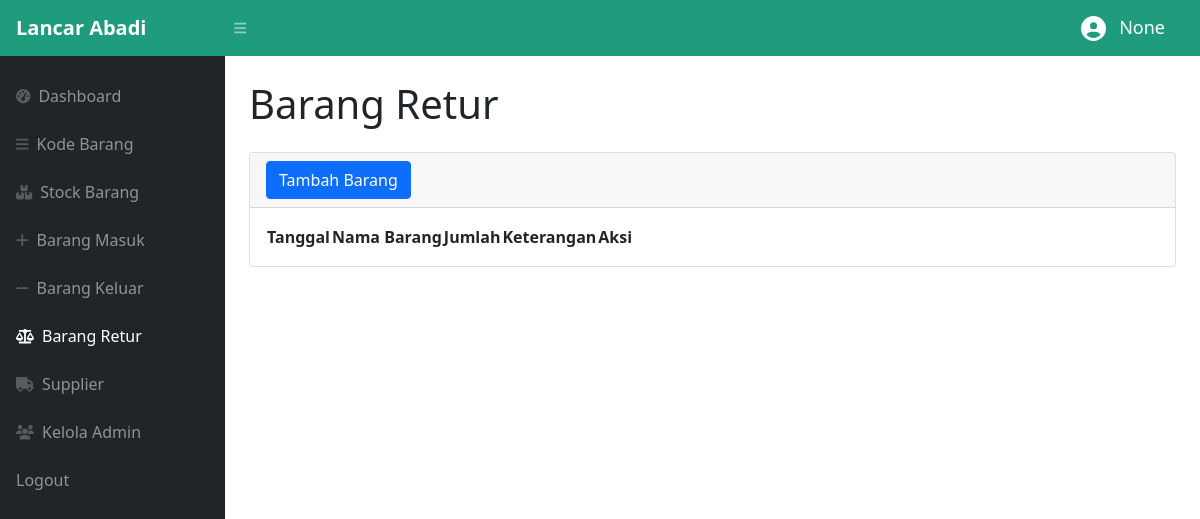
The app's page /superAdmin/retur.php (signed in), older data.
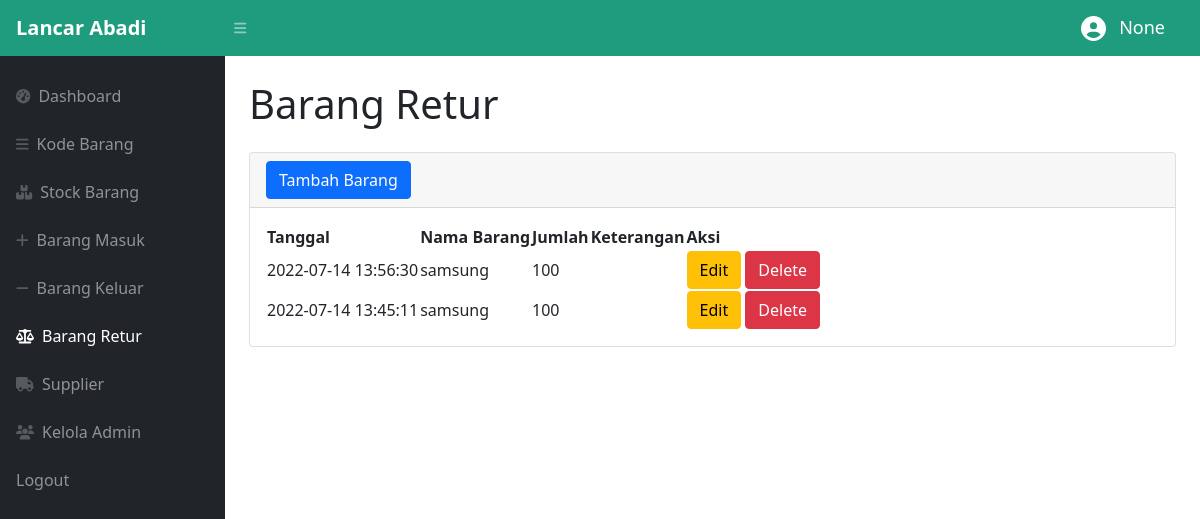
The same page, newer data.
### tables this page shows
CREATE TABLE `retur` (
  `idretur` int(11) NOT NULL,
  `idbarang` int(11) NOT NULL,
  `tanggal` timestamp NOT NULL DEFAULT CURRENT_TIMESTAMP,
  `penerima` varchar(25) NOT NULL,
  `qty` int(11) NOT NULL
);

CREATE TABLE `stock` (
  `idbarang` int(11) NOT NULL,
  `namabarang` varchar(25) NOT NULL,
  `deskripsi` varchar(50) NOT NULL,
  `stock` int(11) NOT NULL,
  `image` varchar(99) DEFAULT NULL
);

### superAdmin/retur.php (the view, shortened to what the changed rows need)
<?php
require '../function.php';
?>
<!DOCTYPE html>
<html lang="en">
<head>
    <link href="https://cdn.jsdelivr.net/npm/simple-datatables@latest/dist/style.css" rel="stylesheet" />
    <link href="../css/styles.css" rel="stylesheet" />
</head>
<body class="sb-nav-fixed">
    <div id="layoutSidenav">
        <div id="layoutSidenav_content">
            <main>
                <div class="container-fluid px-4">
                    <h1 class="mt-4 mb-4">Barang Retur</h1>
                    <div class="card mb-4">
                        <div class="card-body">
                            <table id="datatablesSimple">
                                <thead>
                                    <tr>
                                        <th>Tanggal</th>
                                        <th>Nama Barang</th>
                                        <th>Jumlah</th>
                                        <th>Keterangan</th>
                                        <th>Aksi</th>
                                    </tr>
                                </thead>
                                <tbody>
                                    <?php
                                    $ambilsemuadatastock = mysqli_query($conn, "select * from retur r,stock s where s.idbarang=r.idbarang order by idretur DESC");
                                    while ($data = mysqli_fetch_array($ambilsemuadatastock)) {
                                        $idr = $data['idretur'];
                                        $tanggal = $data['tanggal'];
                                        $namabarang = $data['namabarang'];
                                        $qty = $data['qty'];
                                        $keterangan = $data['keterangan'];
                                    ?>
                                        <tr>
                                            <td><?= $tanggal ?></td>
                                            <td><?= $namabarang; ?></td>
                                            <td><?= $qty; ?></td>
                                            <td><?= $keterangan; ?></td>
                                            <td>
                                                <button type="button" class="btn btn-warning" data-bs-toggle="modal" data-bs-target="#edit<?= $idr; ?>">
                                                    Edit
                                                </button>
                                                <button type="button" class="btn btn-danger" data-bs-toggle="modal" data-bs-target="#delete<?= $idr; ?>">
                                                    Delete
                                                </button>
                                            </td>
                                        </tr>
                                    <?php
                                    };
                                    ?>
                                </tbody>
                            </table>
                        </div>
                    </div>
                </div>
            </main>
        </div>
    </div>
</body>
</html>

Row changes from the older to the newer data that the page shows:
added retur: tanggal "2022-07-14 13:56:30", idbarang.namabarang "samsung", qty "100"
added retur: tanggal "2022-07-14 13:45:11", idbarang.namabarang "samsung", qty "100"
